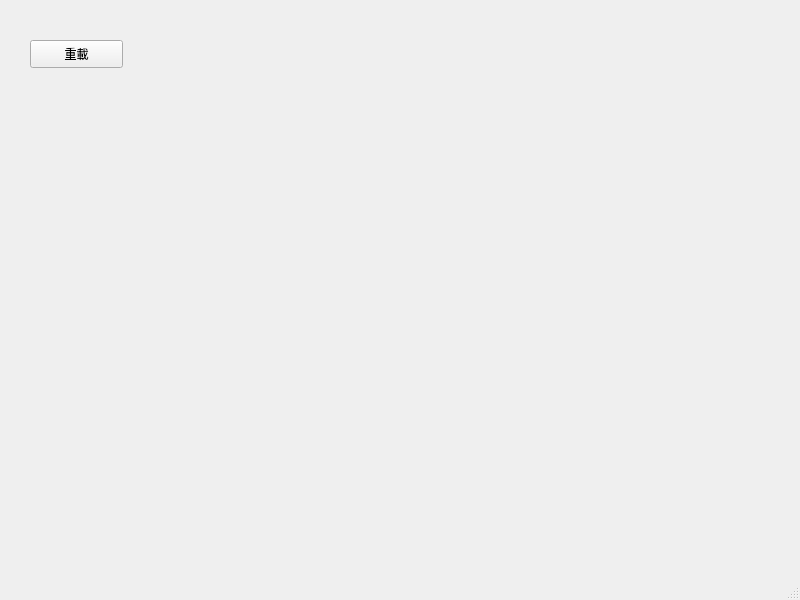
<?xml version="1.0" encoding="UTF-8"?>
<ui version="4.0">
 <class>MainWindow</class>
 <widget class="QMainWindow" name="MainWindow">
  <property name="geometry">
   <rect>
    <x>0</x>
    <y>0</y>
    <width>800</width>
    <height>600</height>
   </rect>
  </property>
  <property name="windowTitle">
   <string>MainWindow</string>
  </property>
  <widget class="QWidget" name="centralwidget">
   <widget class="QPushButton" name="pushButton">
    <property name="geometry">
     <rect>
      <x>30</x>
      <y>40</y>
      <width>93</width>
      <height>28</height>
     </rect>
    </property>
    <property name="text">
     <string>重載</string>
    </property>
   </widget>
  </widget>
  <widget class="QMenuBar" name="menubar">
   <property name="geometry">
    <rect>
     <x>0</x>
     <y>0</y>
     <width>800</width>
     <height>25</height>
    </rect>
   </property>
  </widget>
  <widget class="QStatusBar" name="statusbar"/>
 </widget>
 <resources/>
 <connections>
  <connection>
   <sender>pushButton</sender>
   <signal>clicked()</signal>
   <receiver>MainWindow</receiver>
   <slot>do()</slot>
   <hints>
    <hint type="sourcelabel">
     <x>110</x>
     <y>82</y>
    </hint>
    <hint type="destinationlabel">
     <x>256</x>
     <y>214</y>
    </hint>
   </hints>
  </connection>
 </connections>
 <slots>
  <slot>do()</slot>
 </slots>
</ui>
